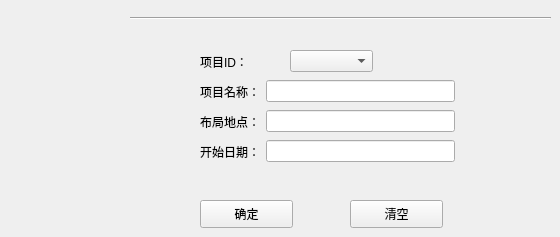
      <widget class="QWidget" name="page_16">
       <widget class="QPushButton" name="pushButton_22">
        <property name="geometry">
         <rect>
          <x>200</x>
          <y>200</y>
          <width>93</width>
          <height>28</height>
         </rect>
        </property>
        <property name="text">
         <string>确定</string>
        </property>
       </widget>
       <widget class="QPushButton" name="pushButton_23">
        <property name="geometry">
         <rect>
          <x>350</x>
          <y>200</y>
          <width>93</width>
          <height>28</height>
         </rect>
        </property>
        <property name="text">
         <string>清空</string>
        </property>
       </widget>
       <widget class="QWidget" name="layoutWidget">
        <property name="geometry">
         <rect>
          <x>200</x>
          <y>80</y>
          <width>255</width>
          <height>23</height>
         </rect>
        </property>
        <layout class="QHBoxLayout" name="horizontalLayout_30">
         <item>
          <widget class="QLabel" name="label_29">
           <property name="text">
            <string>项目名称：</string>
           </property>
          </widget>
         </item>
         <item>
          <widget class="QLineEdit" name="Sa_R_ProNameLine"/>
         </item>
        </layout>
       </widget>
       <widget class="QWidget" name="layoutWidget">
        <property name="geometry">
         <rect>
          <x>200</x>
          <y>110</y>
          <width>255</width>
          <height>23</height>
         </rect>
        </property>
        <layout class="QHBoxLayout" name="horizontalLayout_31">
         <item>
          <widget class="QLabel" name="label_30">
           <property name="text">
            <string>布局地点：</string>
           </property>
          </widget>
         </item>
         <item>
          <widget class="QLineEdit" name="Sa_R_ProPosLine"/>
         </item>
        </layout>
       </widget>
       <widget class="QWidget" name="layoutWidget">
        <property name="geometry">
         <rect>
          <x>200</x>
          <y>140</y>
          <width>255</width>
          <height>23</height>
         </rect>
        </property>
        <layout class="QHBoxLayout" name="horizontalLayout_32">
         <item>
          <widget class="QLabel" name="label_31">
           <property name="text">
            <string>开始日期：</string>
           </property>
          </widget>
         </item>
         <item>
          <widget class="QLineEdit" name="Sa_R_ProDateLine"/>
         </item>
        </layout>
       </widget>
       <widget class="Line" name="line_6">
        <property name="geometry">
         <rect>
          <x>130</x>
          <y>10</y>
          <width>421</width>
          <height>16</height>
         </rect>
        </property>
        <property name="orientation">
         <enum>Qt::Horizontal</enum>
        </property>
       </widget>
       <widget class="QWidget" name="layoutWidget">
        <property name="geometry">
         <rect>
          <x>200</x>
          <y>50</y>
          <width>173</width>
          <height>23</height>
         </rect>
        </property>
        <layout class="QHBoxLayout" name="horizontalLayout_46">
         <item>
          <widget class="QLabel" name="label_11">
           <property name="text">
            <string>项目ID：  </string>
           </property>
          </widget>
         </item>
         <item>
          <widget class="QComboBox" name="Sa_R_ProIDcomboBox"/>
         </item>
        </layout>
       </widget>
      </widget>
